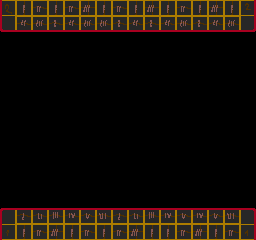

This is a level from a 2D game, rendered from its Tiled map with the project's own tilesets. A one-line summary and the complete map file follow:
An orthogonal 16x15 tile map with 16x16 px tiles, 1 tile layer (front) and 10 objects (4x Spawn, 3x Detritus, 2x WaystoneChest, Statue).

<map version="1.0" orientation="orthogonal" width="16" height="15" tilewidth="16" tileheight="16">
 <tileset firstgid="1" name="tiles1" tilewidth="16" tileheight="16">
  <image source="../../../img/tiles/tiles0.gif" trans="ff00ff" width="256" height="256" />
 </tileset>
 <layer name="front" width="16" height="15">
  <data encoding="csv">
33,18,19,18,19,34,18,19,18,34,18,19,18,34,18,40,
49,51,52,50,51,52,52,50,51,50,51,52,50,51,52,56,
0,0,0,0,0,0,0,0,0,0,0,0,0,0,0,0,
0,0,0,0,0,0,0,0,0,0,0,0,0,0,0,0,
0,0,0,0,0,0,0,0,0,0,0,0,0,0,0,0,
0,0,0,0,0,0,0,0,0,0,0,0,0,0,0,0,
0,0,0,0,0,0,0,0,0,0,0,0,0,0,0,0,
0,0,0,0,0,0,0,0,0,0,0,0,0,0,0,0,
0,0,0,0,0,0,0,0,0,0,0,0,0,0,0,0,
0,0,0,0,0,0,0,0,0,0,0,0,0,0,0,0,
0,0,0,0,0,0,0,0,0,0,0,0,0,0,0,0,
0,0,0,0,0,0,0,0,0,0,0,0,0,0,0,0,
0,0,0,0,0,0,0,0,0,0,0,0,0,0,0,0,
1,2,3,4,5,6,7,2,3,4,5,6,5,6,7,8,
17,18,19,34,18,19,18,19,34,18,18,19,34,18,19,24
</data>
 </layer>
 <objectgroup name="objects" width="16" height="15">
  <properties>
   <property name="max_temple" value="2" />
   <property name="rarity" value="0.7" />
  </properties>
  <object name="Spawn" gid="232" x="128" y="192">
   <properties>
    <property name="rarity" value="0.2" />
    <property name="tags" value="major" />
   </properties>
  </object>
  <object name="Spawn" gid="232" x="128" y="48">
   <properties>
    <property name="rarity" value="0.25" />
    <property name="tags" value="minor,flying" />
   </properties>
  </object>
  <object name="WaystoneChest" gid="135" x="176" y="192">
   <properties>
    <property name="min_temple" value="1" />
    <property name="rarity" value="0.2" />
   </properties>
  </object>
  <object name="WaystoneChest" gid="135" x="64" y="192">
   <properties>
    <property name="rarity" value="0.3" />
   </properties>
  </object>
  <object name="Spawn" gid="232" x="32" y="48">
   <properties>
    <property name="rarity" value="0.5" />
    <property name="tags" value="minor,flying" />
   </properties>
  </object>
  <object name="Spawn" gid="232" x="208" y="48">
   <properties>
    <property name="rarity" value="0.5" />
    <property name="tags" value="minor,flying" />
   </properties>
  </object>
  <object name="Detritus" gid="139" x="32" y="208">
   <properties>
    <property name="rarity" value="0.3" />
    <property name="size" value="1" />
   </properties>
  </object>
  <object name="Detritus" gid="139" x="160" y="208">
   <properties>
    <property name="rarity" value="0.3" />
    <property name="size" value="1" />
   </properties>
  </object>
  <object name="Detritus" gid="139" x="224" y="208">
   <properties>
    <property name="rarity" value="0.3" />
    <property name="size" value="1" />
   </properties>
  </object>
  <object name="Statue" gid="232" x="120" y="208">
   <properties>
    <property name="rarity" value="0.3" />
   </properties>
  </object>
 </objectgroup>
</map>
